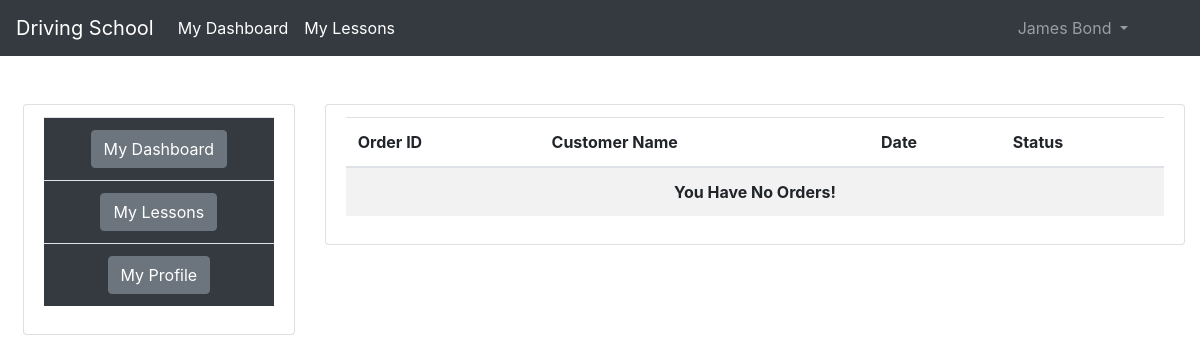
/instructor/home-instructor (signed in), run on an earlier commit of the app's database.
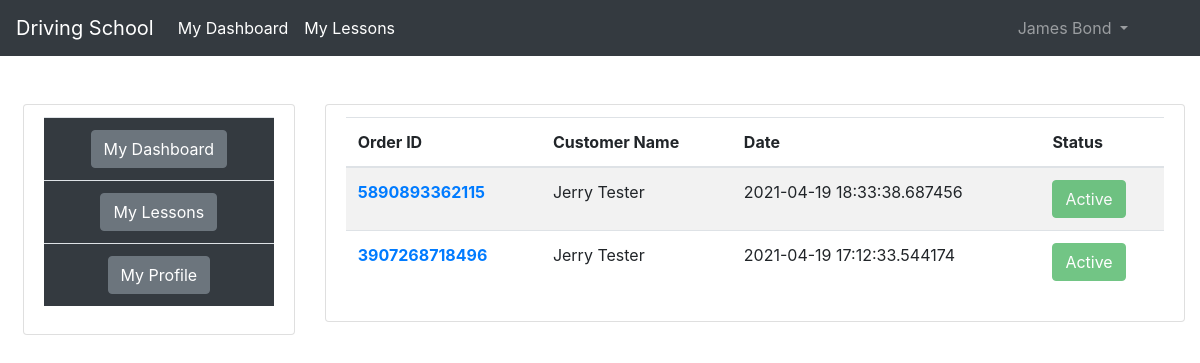
And on a later commit of the database.
### order/models.py (models this page shows, shortened)
class Order(models.Model):
    user = models.ForeignKey(User, on_delete=models.CASCADE)
    Lesson = models.ForeignKey(
        products,
        on_delete=models.CASCADE,
        blank=True,
        null=True
    )
    Instructor = models.ForeignKey(
        instructor_information,
        on_delete=models.CASCADE,
        blank=True, null=True
    )
    order_id = models.CharField(max_length=1000)
    Lesson_price = models.CharField(max_length=1000)
    first_name = models.CharField(max_length=1000)
    last_name = models.CharField(max_length=1000)
    email = models.CharField(max_length=1000)
    phone = models.CharField(max_length=100)
    address = models.CharField(max_length=1000)
    zip = models.CharField(max_length=1000)
    ordered = models.BooleanField(default=False)
    instructor_cancel_order = models.BooleanField(default=False)
    customer_cancel_order = models.BooleanField(default=False)
    order_date = models.CharField(max_length=1000)

### instructor/views.py (the view)
# urls.py: path('home-instructor', views.home_instructor, name='home_instructor'),  # Instructor home
def home_instructor(request):
    user_id = request.session.get('instructor_id')
    get_instructor_by_id = instructor_information.objects.get(id=user_id)
    filter_order_by_instructor = Order.objects.filter(Instructor=get_instructor_by_id, ordered=True).order_by('-id')
    context = {'filter_order_by_instructor': filter_order_by_instructor}
    return render(request, 'index_instructor.html', context)

### templates/index_instructor.html (shortened to what this page needs)
{% extends 'base_instructor.html' %}
{% block body %}
<ul class="list-group container">
	<li class="list-group-item">
		<table class="table table-striped">
			<thead>
				<tr>
					<th scope="col">Order ID</th>
					<th scope="col">Customer Name</th>
					<th scope="col">Date</th>
					<th scope="col">Status</th>
				</tr>
			</thead>
			<tbody>
				{% if filter_order_by_instructor %}
				{% for i in filter_order_by_instructor %}
				<tr>
					<th scope="row"><a href="{% url 'order_details' i.id %}">{{i.order_id}}</a></th>
					<td>{{i.user.first_name}} {{i.user.last_name}}</td>
					<td>{{i.order_date}}</td>
					<td>
						{% if i.customer_cancel_order %}
						<button type="button" class="btn btn-danger" data-toggle="modal" data-target="#exampleModal"
							disabled>
							Customer Cancelled
						</button>
						{% elif i.instructor_cancel_order %}
						<button type="button" class="btn btn-danger" disabled>
							You Cancelled
						</button>
						{% else %}
						<button type="button" class="btn btn-success" disabled>
							Active
						</button>
						{% endif %}
					</td>
				</tr>
				{% endfor %}
				{% else %}
				<tr>
					<th class="text-center" colspan="4">You Have No Orders!</th>
				</tr>
				{% endif %}
			</tbody>
		</table>
	</li>
</ul>
{% endblock %}

What changed in the data, as far as the page shows it:
added Order: order_id "5890893362115", user.first_name "Jerry", user.last_name "Tester", order_date "2021-04-19 18:33:38.687456", customer_cancel_order "Active"
now on this page (row edited): Order: order_id "3907268718496", user.first_name "Jerry", user.last_name "Tester", order_date "2021-04-19 17:12:33.544174", customer_cancel_order "Active"
Also different on the page:
text no longer shown: "You Have No Orders!"
